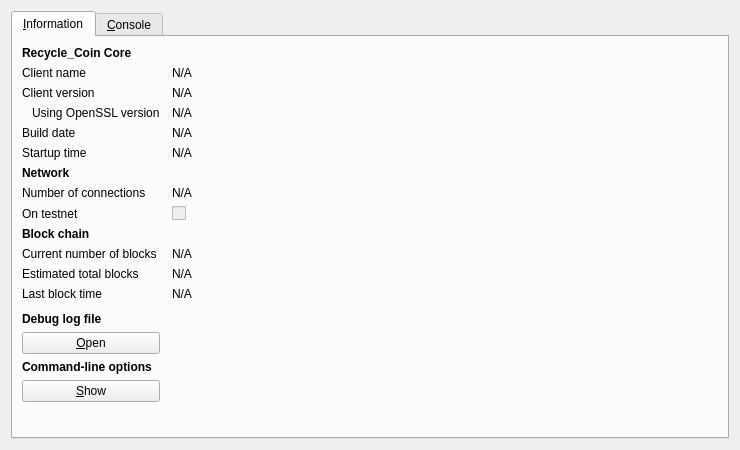
<?xml version="1.0" encoding="UTF-8"?>
<ui version="4.0">
 <class>RPCConsole</class>
 <widget class="QDialog" name="RPCConsole">
  <property name="geometry">
   <rect>
    <x>0</x>
    <y>0</y>
    <width>740</width>
    <height>450</height>
   </rect>
  </property>
  <property name="windowTitle">
   <string>Recycle_Coin - Debug window</string>
  </property>
  <layout class="QVBoxLayout" name="verticalLayout_2">
   <item>
    <widget class="QTabWidget" name="tabWidget">
     <property name="currentIndex">
      <number>0</number>
     </property>
     <widget class="QWidget" name="tab_info">
      <attribute name="title">
       <string>&amp;Information</string>
      </attribute>
      <layout class="QGridLayout" name="gridLayout" columnstretch="0,1">
       <property name="horizontalSpacing">
        <number>12</number>
       </property>
       <item row="0" column="0">
        <widget class="QLabel" name="label_9">
         <property name="font">
          <font>
           <weight>75</weight>
           <bold>true</bold>
          </font>
         </property>
         <property name="text">
          <string>Recycle_Coin Core</string>
         </property>
        </widget>
       </item>
       <item row="1" column="0">
        <widget class="QLabel" name="label_5">
         <property name="text">
          <string>Client name</string>
         </property>
        </widget>
       </item>
       <item row="1" column="1">
        <widget class="QLabel" name="clientName">
         <property name="cursor">
          <cursorShape>IBeamCursor</cursorShape>
         </property>
         <property name="text">
          <string>N/A</string>
         </property>
         <property name="textFormat">
          <enum>Qt::PlainText</enum>
         </property>
         <property name="textInteractionFlags">
          <set>Qt::LinksAccessibleByMouse|Qt::TextSelectableByKeyboard|Qt::TextSelectableByMouse</set>
         </property>
        </widget>
       </item>
       <item row="2" column="0">
        <widget class="QLabel" name="label_6">
         <property name="text">
          <string>Client version</string>
         </property>
        </widget>
       </item>
       <item row="2" column="1">
        <widget class="QLabel" name="clientVersion">
         <property name="cursor">
          <cursorShape>IBeamCursor</cursorShape>
         </property>
         <property name="text">
          <string>N/A</string>
         </property>
         <property name="textFormat">
          <enum>Qt::PlainText</enum>
         </property>
         <property name="textInteractionFlags">
          <set>Qt::LinksAccessibleByMouse|Qt::TextSelectableByKeyboard|Qt::TextSelectableByMouse</set>
         </property>
        </widget>
       </item>
       <item row="3" column="0">
        <widget class="QLabel" name="label_14">
         <property name="text">
          <string>Using OpenSSL version</string>
         </property>
         <property name="indent">
          <number>10</number>
         </property>
        </widget>
       </item>
       <item row="3" column="1">
        <widget class="QLabel" name="openSSLVersion">
         <property name="cursor">
          <cursorShape>IBeamCursor</cursorShape>
         </property>
         <property name="text">
          <string>N/A</string>
         </property>
         <property name="textFormat">
          <enum>Qt::PlainText</enum>
         </property>
         <property name="textInteractionFlags">
          <set>Qt::LinksAccessibleByMouse|Qt::TextSelectableByKeyboard|Qt::TextSelectableByMouse</set>
         </property>
        </widget>
       </item>
       <item row="4" column="0">
        <widget class="QLabel" name="label_12">
         <property name="text">
          <string>Build date</string>
         </property>
        </widget>
       </item>
       <item row="4" column="1">
        <widget class="QLabel" name="buildDate">
         <property name="cursor">
          <cursorShape>IBeamCursor</cursorShape>
         </property>
         <property name="text">
          <string>N/A</string>
         </property>
         <property name="textFormat">
          <enum>Qt::PlainText</enum>
         </property>
         <property name="textInteractionFlags">
          <set>Qt::LinksAccessibleByMouse|Qt::TextSelectableByKeyboard|Qt::TextSelectableByMouse</set>
         </property>
        </widget>
       </item>
       <item row="5" column="0">
        <widget class="QLabel" name="label_13">
         <property name="text">
          <string>Startup time</string>
         </property>
        </widget>
       </item>
       <item row="5" column="1">
        <widget class="QLabel" name="startupTime">
         <property name="cursor">
          <cursorShape>IBeamCursor</cursorShape>
         </property>
         <property name="text">
          <string>N/A</string>
         </property>
         <property name="textFormat">
          <enum>Qt::PlainText</enum>
         </property>
         <property name="textInteractionFlags">
          <set>Qt::LinksAccessibleByMouse|Qt::TextSelectableByKeyboard|Qt::TextSelectableByMouse</set>
         </property>
        </widget>
       </item>
       <item row="6" column="0">
        <widget class="QLabel" name="label_11">
         <property name="font">
          <font>
           <weight>75</weight>
           <bold>true</bold>
          </font>
         </property>
         <property name="text">
          <string>Network</string>
         </property>
        </widget>
       </item>
       <item row="7" column="0">
        <widget class="QLabel" name="label_7">
         <property name="text">
          <string>Number of connections</string>
         </property>
        </widget>
       </item>
       <item row="7" column="1">
        <widget class="QLabel" name="numberOfConnections">
         <property name="cursor">
          <cursorShape>IBeamCursor</cursorShape>
         </property>
         <property name="text">
          <string>N/A</string>
         </property>
         <property name="textFormat">
          <enum>Qt::PlainText</enum>
         </property>
         <property name="textInteractionFlags">
          <set>Qt::LinksAccessibleByMouse|Qt::TextSelectableByKeyboard|Qt::TextSelectableByMouse</set>
         </property>
        </widget>
       </item>
       <item row="8" column="0">
        <widget class="QLabel" name="label_8">
         <property name="text">
          <string>On testnet</string>
         </property>
        </widget>
       </item>
       <item row="8" column="1">
        <widget class="QCheckBox" name="isTestNet">
         <property name="enabled">
          <bool>false</bool>
         </property>
         <property name="text">
          <string/>
         </property>
        </widget>
       </item>
       <item row="9" column="0">
        <widget class="QLabel" name="label_10">
         <property name="font">
          <font>
           <weight>75</weight>
           <bold>true</bold>
          </font>
         </property>
         <property name="text">
          <string>Block chain</string>
         </property>
        </widget>
       </item>
       <item row="10" column="0">
        <widget class="QLabel" name="label_3">
         <property name="text">
          <string>Current number of blocks</string>
         </property>
        </widget>
       </item>
       <item row="10" column="1">
        <widget class="QLabel" name="numberOfBlocks">
         <property name="cursor">
          <cursorShape>IBeamCursor</cursorShape>
         </property>
         <property name="text">
          <string>N/A</string>
         </property>
         <property name="textFormat">
          <enum>Qt::PlainText</enum>
         </property>
         <property name="textInteractionFlags">
          <set>Qt::LinksAccessibleByMouse|Qt::TextSelectableByKeyboard|Qt::TextSelectableByMouse</set>
         </property>
        </widget>
       </item>
       <item row="11" column="0">
        <widget class="QLabel" name="label_4">
         <property name="text">
          <string>Estimated total blocks</string>
         </property>
        </widget>
       </item>
       <item row="11" column="1">
        <widget class="QLabel" name="totalBlocks">
         <property name="cursor">
          <cursorShape>IBeamCursor</cursorShape>
         </property>
         <property name="text">
          <string>N/A</string>
         </property>
         <property name="textFormat">
          <enum>Qt::PlainText</enum>
         </property>
         <property name="textInteractionFlags">
          <set>Qt::LinksAccessibleByMouse|Qt::TextSelectableByKeyboard|Qt::TextSelectableByMouse</set>
         </property>
        </widget>
       </item>
       <item row="12" column="0">
        <widget class="QLabel" name="label_2">
         <property name="text">
          <string>Last block time</string>
         </property>
        </widget>
       </item>
       <item row="12" column="1">
        <widget class="QLabel" name="lastBlockTime">
         <property name="cursor">
          <cursorShape>IBeamCursor</cursorShape>
         </property>
         <property name="text">
          <string>N/A</string>
         </property>
         <property name="textFormat">
          <enum>Qt::PlainText</enum>
         </property>
         <property name="textInteractionFlags">
          <set>Qt::LinksAccessibleByMouse|Qt::TextSelectableByKeyboard|Qt::TextSelectableByMouse</set>
         </property>
        </widget>
       </item>
       <item row="13" column="0">
        <spacer name="verticalSpacer_2">
         <property name="orientation">
          <enum>Qt::Vertical</enum>
         </property>
         <property name="sizeHint" stdset="0">
          <size>
           <width>20</width>
           <height>20</height>
          </size>
         </property>
        </spacer>
       </item>
       <item row="14" column="0">
        <widget class="QLabel" name="labelDebugLogfile">
         <property name="font">
          <font>
           <weight>75</weight>
           <bold>true</bold>
          </font>
         </property>
         <property name="text">
          <string>Debug log file</string>
         </property>
        </widget>
       </item>
       <item row="15" column="0">
        <widget class="QPushButton" name="openDebugLogfileButton">
         <property name="toolTip">
          <string>Open the Recycle_Coin debug log file from the current data directory. This can take a few seconds for large log files.</string>
         </property>
         <property name="text">
          <string>&amp;Open</string>
         </property>
         <property name="autoDefault">
          <bool>false</bool>
         </property>
        </widget>
       </item>
       <item row="16" column="0">
        <widget class="QLabel" name="labelCLOptions">
         <property name="font">
          <font>
           <weight>75</weight>
           <bold>true</bold>
          </font>
         </property>
         <property name="text">
          <string>Command-line options</string>
         </property>
        </widget>
       </item>
       <item row="17" column="0">
        <widget class="QPushButton" name="showCLOptionsButton">
         <property name="toolTip">
          <string>Show the Recycle_Coin-Qt help message to get a list with possible Recycle_Coin command-line options.</string>
         </property>
         <property name="text">
          <string>&amp;Show</string>
         </property>
         <property name="autoDefault">
          <bool>false</bool>
         </property>
        </widget>
       </item>
       <item row="18" column="0">
        <spacer name="verticalSpacer">
         <property name="orientation">
          <enum>Qt::Vertical</enum>
         </property>
         <property name="sizeHint" stdset="0">
          <size>
           <width>20</width>
           <height>40</height>
          </size>
         </property>
        </spacer>
       </item>
      </layout>
     </widget>
     <widget class="QWidget" name="tab_console">
      <attribute name="title">
       <string>&amp;Console</string>
      </attribute>
      <layout class="QVBoxLayout" name="verticalLayout_3">
       <property name="spacing">
        <number>3</number>
       </property>
       <item>
        <widget class="QTextEdit" name="messagesWidget">
         <property name="minimumSize">
          <size>
           <width>0</width>
           <height>100</height>
          </size>
         </property>
         <property name="readOnly">
          <bool>true</bool>
         </property>
         <property name="tabKeyNavigation" stdset="0">
          <bool>false</bool>
         </property>
         <property name="columnCount" stdset="0">
          <number>2</number>
         </property>
        </widget>
       </item>
       <item>
        <layout class="QHBoxLayout" name="horizontalLayout">
         <property name="spacing">
          <number>3</number>
         </property>
         <item>
          <widget class="QLabel" name="label">
           <property name="text">
            <string notr="true">&gt;</string>
           </property>
          </widget>
         </item>
         <item>
          <widget class="QLineEdit" name="lineEdit"/>
         </item>
         <item>
          <widget class="QPushButton" name="clearButton">
           <property name="maximumSize">
            <size>
             <width>24</width>
             <height>24</height>
            </size>
           </property>
           <property name="toolTip">
            <string>Clear console</string>
           </property>
           <property name="text">
            <string/>
           </property>
           <property name="icon">
            <iconset resource="../bitcoin.qrc">
             <normaloff>:/icons/remove</normaloff>:/icons/remove</iconset>
           </property>
           <property name="shortcut">
            <string notr="true">Ctrl+L</string>
           </property>
           <property name="autoDefault">
            <bool>false</bool>
           </property>
          </widget>
         </item>
        </layout>
       </item>
      </layout>
     </widget>
    </widget>
   </item>
  </layout>
 </widget>
 <resources>
  <include location="../bitcoin.qrc"/>
 </resources>
 <connections/>
</ui>
